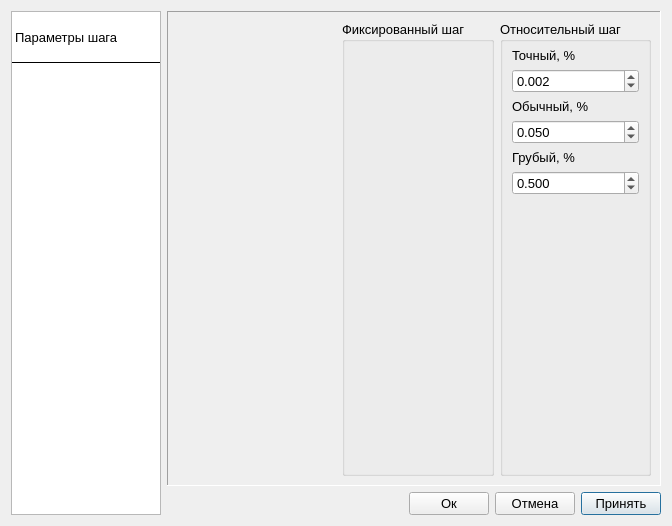
<?xml version="1.0" encoding="UTF-8"?>
<ui version="4.0">
 <class>Dialog</class>
 <widget class="QDialog" name="Dialog">
  <property name="geometry">
   <rect>
    <x>0</x>
    <y>0</y>
    <width>672</width>
    <height>526</height>
   </rect>
  </property>
  <property name="sizePolicy">
   <sizepolicy hsizetype="Preferred" vsizetype="Preferred">
    <horstretch>0</horstretch>
    <verstretch>0</verstretch>
   </sizepolicy>
  </property>
  <property name="font">
   <font>
    <pointsize>10</pointsize>
   </font>
  </property>
  <property name="windowTitle">
   <string>Настройки</string>
  </property>
  <layout class="QHBoxLayout" name="horizontalLayout">
   <item>
    <widget class="QWidget" name="layout" native="true">
     <property name="sizePolicy">
      <sizepolicy hsizetype="Fixed" vsizetype="Preferred">
       <horstretch>0</horstretch>
       <verstretch>0</verstretch>
      </sizepolicy>
     </property>
     <property name="maximumSize">
      <size>
       <width>150</width>
       <height>16777215</height>
      </size>
     </property>
     <layout class="QVBoxLayout" name="verticalLayout_2">
      <property name="spacing">
       <number>6</number>
      </property>
      <property name="leftMargin">
       <number>0</number>
      </property>
      <property name="topMargin">
       <number>0</number>
      </property>
      <property name="rightMargin">
       <number>0</number>
      </property>
      <property name="bottomMargin">
       <number>0</number>
      </property>
      <item>
       <widget class="QListWidget" name="settings_menu_list">
        <property name="sizePolicy">
         <sizepolicy hsizetype="Preferred" vsizetype="Expanding">
          <horstretch>0</horstretch>
          <verstretch>0</verstretch>
         </sizepolicy>
        </property>
        <property name="contextMenuPolicy">
         <enum>Qt::CustomContextMenu</enum>
        </property>
        <property name="styleSheet">
         <string notr="true">QListWidget::item { border-bottom: 1px solid black; }
QListWidget::item:selected:active {
    background: qlineargradient(x1: 0, y1: 0, x2: 0, y2: 1,
                                stop: 0 #4e55c6, stop: 1 #888dd9);
}
QListWidget:item:selected:!active {
    background: qlineargradient(x1: 0, y1: 0, x2: 0, y2: 1,
                                stop: 0 #4e55c6, stop: 1 #888dd9);
	color: white
}
QListWidget::item {
	height: 50;
}</string>
        </property>
        <property name="isWrapping" stdset="0">
         <bool>false</bool>
        </property>
        <property name="layoutMode">
         <enum>QListView::SinglePass</enum>
        </property>
        <property name="viewMode">
         <enum>QListView::ListMode</enum>
        </property>
        <property name="uniformItemSizes">
         <bool>false</bool>
        </property>
        <property name="batchSize">
         <number>200</number>
        </property>
        <property name="wordWrap">
         <bool>true</bool>
        </property>
        <property name="selectionRectVisible">
         <bool>false</bool>
        </property>
        <property name="currentRow">
         <number>-1</number>
        </property>
        <property name="sortingEnabled">
         <bool>false</bool>
        </property>
        <item>
         <property name="text">
          <string>Параметры шага</string>
         </property>
        </item>
       </widget>
      </item>
     </layout>
    </widget>
   </item>
   <item>
    <layout class="QVBoxLayout" name="verticalLayout_3">
     <item>
      <widget class="QFrame" name="frame">
       <property name="frameShape">
        <enum>QFrame::Panel</enum>
       </property>
       <property name="frameShadow">
        <enum>QFrame::Sunken</enum>
       </property>
       <layout class="QVBoxLayout" name="verticalLayout">
        <property name="leftMargin">
         <number>0</number>
        </property>
        <property name="topMargin">
         <number>0</number>
        </property>
        <property name="rightMargin">
         <number>0</number>
        </property>
        <property name="bottomMargin">
         <number>0</number>
        </property>
        <item>
         <widget class="QStackedWidget" name="settings_stackedwidget">
          <property name="currentIndex">
           <number>0</number>
          </property>
          <widget class="QWidget" name="step_parameters_page">
           <layout class="QHBoxLayout" name="horizontalLayout_3">
            <item>
             <spacer name="horizontalSpacer_2">
              <property name="orientation">
               <enum>Qt::Horizontal</enum>
              </property>
              <property name="sizeHint" stdset="0">
               <size>
                <width>40</width>
                <height>20</height>
               </size>
              </property>
             </spacer>
            </item>
            <item>
             <widget class="QGroupBox" name="fixed_range_groupbox">
              <property name="sizePolicy">
               <sizepolicy hsizetype="Preferred" vsizetype="Preferred">
                <horstretch>0</horstretch>
                <verstretch>0</verstretch>
               </sizepolicy>
              </property>
              <property name="title">
               <string>Фиксированный шаг</string>
              </property>
              <layout class="QVBoxLayout" name="edit_fixed_step_widget_layout"/>
             </widget>
            </item>
            <item>
             <layout class="QVBoxLayout" name="verticalLayout_4">
              <item>
               <widget class="QGroupBox" name="verticalGroupBox_2">
                <property name="whatsThis">
                 <string>Относительный шаг устанавливается в процентах от максимума шкалы поверяемого прибора</string>
                </property>
                <property name="title">
                 <string>Относительный шаг</string>
                </property>
                <layout class="QVBoxLayout" name="verticalLayout_5">
                 <property name="topMargin">
                  <number>6</number>
                 </property>
                 <property name="bottomMargin">
                  <number>6</number>
                 </property>
                 <item>
                  <widget class="QLabel" name="label">
                   <property name="text">
                    <string>Точный, %</string>
                   </property>
                  </widget>
                 </item>
                 <item>
                  <widget class="QDoubleSpinBox" name="exact_step_spinbox">
                   <property name="decimals">
                    <number>3</number>
                   </property>
                   <property name="maximum">
                    <double>100.000000000000000</double>
                   </property>
                   <property name="value">
                    <double>0.002000000000000</double>
                   </property>
                  </widget>
                 </item>
                 <item>
                  <widget class="QLabel" name="label_2">
                   <property name="text">
                    <string>Обычный, %</string>
                   </property>
                  </widget>
                 </item>
                 <item>
                  <widget class="QDoubleSpinBox" name="common_step_spinbox">
                   <property name="decimals">
                    <number>3</number>
                   </property>
                   <property name="maximum">
                    <double>100.000000000000000</double>
                   </property>
                   <property name="value">
                    <double>0.050000000000000</double>
                   </property>
                  </widget>
                 </item>
                 <item>
                  <widget class="QLabel" name="label_3">
                   <property name="text">
                    <string>Грубый, %</string>
                   </property>
                  </widget>
                 </item>
                 <item>
                  <widget class="QDoubleSpinBox" name="rough_step_spinbox">
                   <property name="decimals">
                    <number>3</number>
                   </property>
                   <property name="maximum">
                    <double>100.000000000000000</double>
                   </property>
                   <property name="value">
                    <double>0.500000000000000</double>
                   </property>
                  </widget>
                 </item>
                 <item>
                  <spacer name="verticalSpacer">
                   <property name="orientation">
                    <enum>Qt::Vertical</enum>
                   </property>
                   <property name="sizeHint" stdset="0">
                    <size>
                     <width>20</width>
                     <height>40</height>
                    </size>
                   </property>
                  </spacer>
                 </item>
                </layout>
               </widget>
              </item>
             </layout>
            </item>
           </layout>
          </widget>
         </widget>
        </item>
       </layout>
      </widget>
     </item>
     <item>
      <layout class="QHBoxLayout" name="horizontalLayout_2">
       <item>
        <spacer name="horizontalSpacer">
         <property name="orientation">
          <enum>Qt::Horizontal</enum>
         </property>
         <property name="sizeHint" stdset="0">
          <size>
           <width>40</width>
           <height>20</height>
          </size>
         </property>
        </spacer>
       </item>
       <item>
        <widget class="QPushButton" name="save_and_exit_button">
         <property name="text">
          <string>Ок</string>
         </property>
         <property name="autoDefault">
          <bool>true</bool>
         </property>
        </widget>
       </item>
       <item>
        <widget class="QPushButton" name="cancel_button">
         <property name="text">
          <string>Отмена</string>
         </property>
         <property name="autoDefault">
          <bool>false</bool>
         </property>
        </widget>
       </item>
       <item>
        <widget class="QPushButton" name="save_button">
         <property name="text">
          <string>Принять</string>
         </property>
         <property name="autoDefault">
          <bool>true</bool>
         </property>
         <property name="default">
          <bool>true</bool>
         </property>
        </widget>
       </item>
      </layout>
     </item>
    </layout>
   </item>
  </layout>
 </widget>
 <resources>
  <include location="../resources/icons.qrc"/>
 </resources>
 <connections>
  <connection>
   <sender>settings_menu_list</sender>
   <signal>currentRowChanged(int)</signal>
   <receiver>settings_stackedwidget</receiver>
   <slot>setCurrentIndex(int)</slot>
   <hints>
    <hint type="sourcelabel">
     <x>109</x>
     <y>103</y>
    </hint>
    <hint type="destinationlabel">
     <x>218</x>
     <y>151</y>
    </hint>
   </hints>
  </connection>
 </connections>
</ui>
